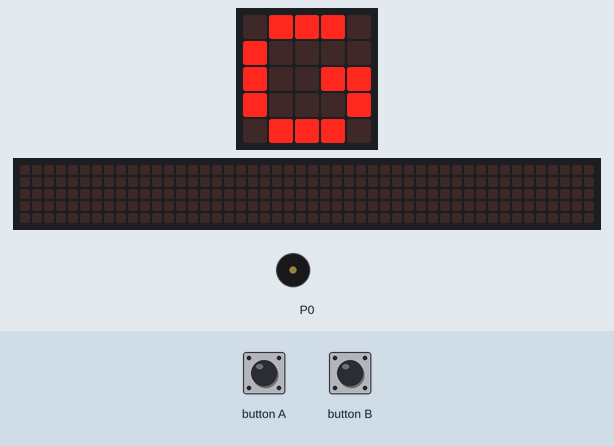
The program below on a simulated BBC micro:bit running MicroPython. Parts: the board's 5×5 LED display, a strip that is not on the board, showing the scrolling text unrolled, buzzer (waves = sounding). The inputs (shaded band) are chosen by the test bench. Random numbers come from a fixed seed; the 48×5 strip is a reading aid, not a part: it shows the text the display is scrolling, unrolled, one strip-width of it at a time.

Above: at 1.2 s.
1.3 s: button B pressed for 0.15 s
At 2.07 s:
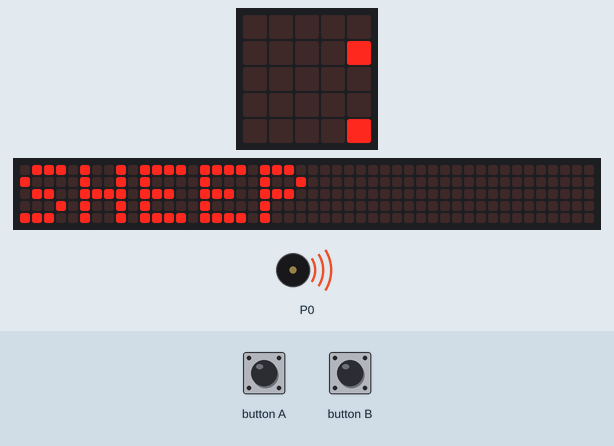
At 2.52 s:
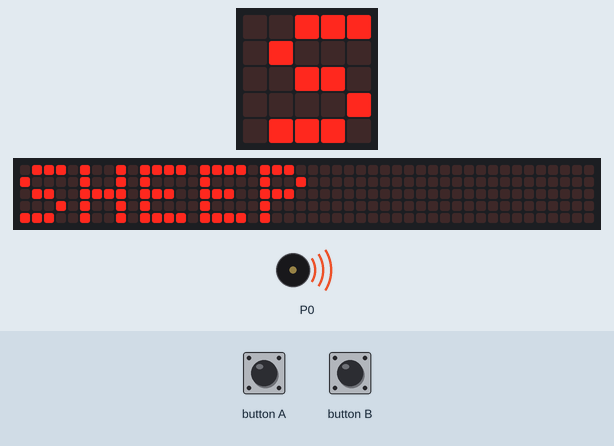
Timing chart, 0 to 19.5 s (numbered marks = the images above; inputs shaded):
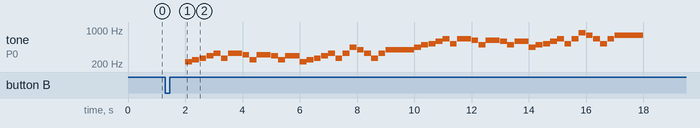

The program:

main.py
```python
import music
import speech
from microbit import sleep
from microbit import *
import random


answer = "SHEEP" # answer for guessing game
game = "G is a guessing game Shake for hint click B for answer" # instructions for guessing game


while True:

    animal = [ "White", # list with hints to help guess animal
                "big",
                "animal",
                "fluffy",
                "bhaa",]


    display.show("G") # displays instruction
    sleep(1000) # waits a little bit
    if accelerometer.was_gesture("shake"): # if microbit is shaked
        display.clear() # clears display
        sleep(500) # waits a little
        display.scroll(random.choice(animal)) # picks random hint from animal list and shows it through scrolling letters

    elif button_b.was_pressed(): # if button B is pressed

        tune = ["A3:2", "B3:2", "C4:2", "D4:2", "E4:2", "C4:2", "E4:4", "D#4:2", "B3:2","D#4:4", # creates a tune list which contains all notes for song
                "D4:2", "B3:2","D4:4", "A3:2", "B3:2", "C4:2", "D4:2", "E4:2", "C4:2", "E4:2",
                "A4:2", "G4:2", "E4:2", "C4:2", "E4:2","G4:8", "A4:2", "B4:2", "C5:2", "D5:2",
                "E5:2", "C5:2", "E5:4", "D#5:2", "B4:2","D#5:4","D5:2", "B4:2","D5:4", "A4:2",
                "B4:2", "C5:2", "D5:2", "E5:2", "C5:2", "E5:2","A5:2", "G5:2", "E5:2", "C5:2",
                "E5:2","G5:8",]

        display.scroll(str(answer), wait=False, loop=True) # displays asnwer to guessing game (and loops)
        music.play(tune) # plays song

    elif button_a.was_pressed(): # if button a is pressed

        display.clear() # clears display
        display.scroll(str(game), wait=False, loop=False) # scrolls through instruction letter by letter
        sleep(37000) # waits for amount needed in order for all instruction to be displayed


        
```

Measured:
- after the input at 1.3 s, tone on P0: plays 220 Hz for 0.24 s, 247 Hz for 0.24 s, 262 Hz for 0.24 s, 294 Hz for 0.24 s, 330 Hz for 0.24 s, 262 Hz for 0.24 s … (52 notes in this stretch), starting after 0.70 s; the display: changes after 0.70 s (image 1)
